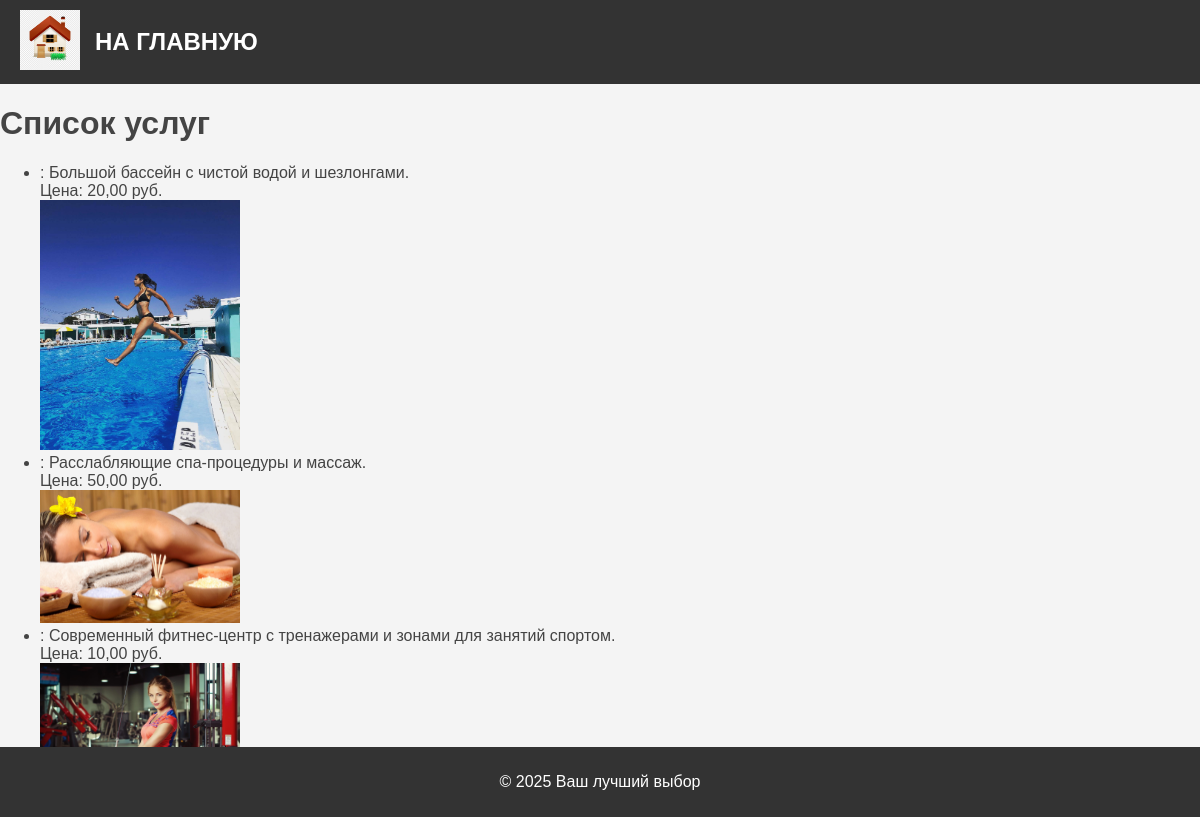
Page /services/ on the committed database.
### services/models.py (models this page shows, shortened)
class Service(models.Model):
    name = models.CharField(max_length=100, verbose_name="Название услуги")
    description = models.TextField(verbose_name="Описание услуги")
    price = models.DecimalField(
        max_digits=10, decimal_places=2, null=True, verbose_name="Цена"
    )
    image = models.ImageField(upload_to="services/", verbose_name="Изображение услуги")
    class Meta:
        verbose_name = "Услуга"
        verbose_name_plural = "Услуги"

### services/views.py (the view)
# urls.py: path("", views.service_list, name="service_list"),
def service_list(request):
    services = Service.objects.all()
    return render(request, "services/service_list.html", {"services": services})

### services/templates/services/service_list.html (shortened to what this page needs)
{% extends 'base/base.html' %}
{% block content %}
<h1>Список услуг</h1>
<ul>
    {% for service in services %}
    <li>
        <strong>{{ service.title }}</strong>: {{ service.description }}
        <br>Цена: {{ service.price }} руб.
        {% if service.image %}
        <br><img src="{{ service.image.url }}" alt="{{ service.title }}" width="200">
        {% endif %}
    </li>
    {% endfor %}
</ul>
{% endblock %}

### base/static/base/css/styles.css (style rules this page uses)
html, body { font-family: 'Arial', sans-serif; margin: 0; padding: 0; height: 100%; width: 100%; color: #444; background: #f4f4f4; }
img { max-width: 600px; height: auto; }

### rows in the picture
Service: description "Большой бассейн с чистой водой и шезлонгами.", price "20,00", image (picture)
Service: description "Расслабляющие спа-процедуры и массаж.", price "50,00", image (picture)
Service: description "Современный фитнес-центр с тренажерами и зонами для занятий спортом.", price "10,00", image (picture)
